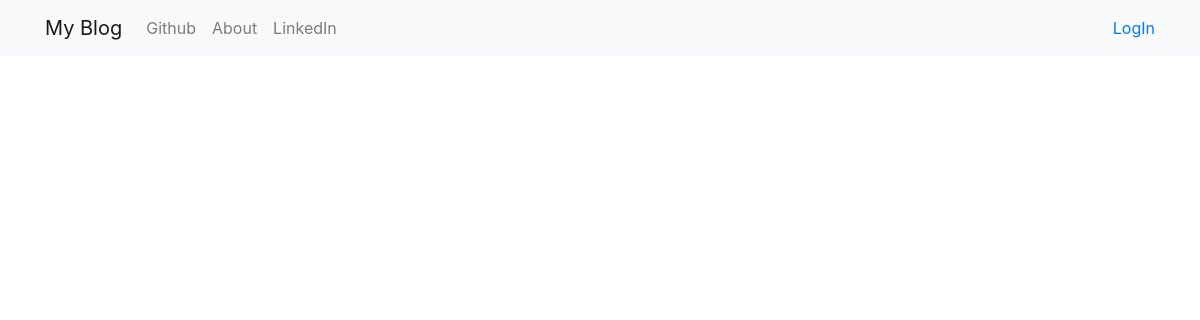
Before: / with the older database file.
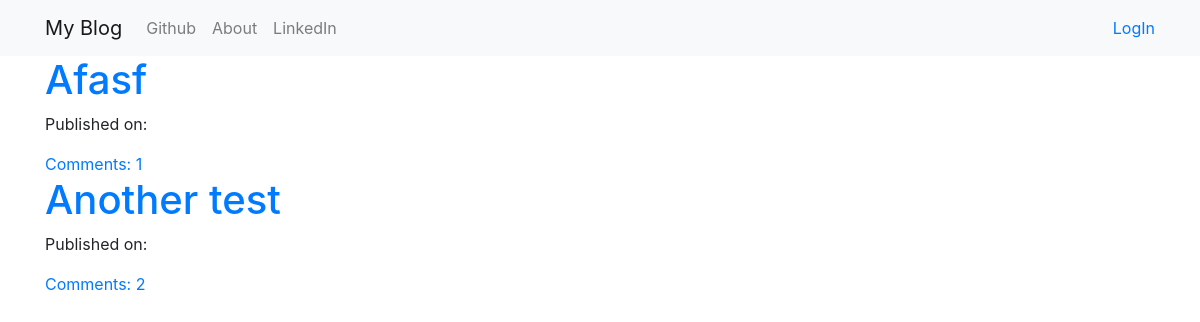
After: the same page with the newer database file.
### blog/models.py (models this page shows, shortened)
class Post(models.Model):
    author = models.ForeignKey('auth.User',on_delete=models.CASCADE,)
    title = models.CharField(max_length=200)
    text = models.TextField()
    created_date = models.DateTimeField(default=timezone.now)
    published_date = models.DateTimeField(blank=True, null=True)
    def approve_comments(self):
        return self.comments.filter(approved_comment=True)

### blog/views.py (the view)
# urls.py: path('',views.PostListView.as_view(),name='post_list'),
class PostListView(ListView):
    model = Post
    def get_queryset(self):
        return Post.objects.filter(published_date__lte=timezone.now()).order_by('-published_date')

### blog/templates/blog/post_list.html
{% extends "blog/base.html" %}
{% block content %}
<div class="centerstage">
    {% for post in post_list %}
        <div class="post">
            <h1><a href="{% url 'post_detail' pk=post.pk %}">{{post.title}}</a></h1>
            <div class="date">
                <p>Published on: {{post.published|date:"d-m-Y"}}</p>
            </div>
            <a href="{% url 'post_detail' pk=post.pk %}">Comments: {{post.approve_comments.count}}</a>
        </div>
    {% endfor %}
</div>
{% endblock %}

Changed rows visible on the page:
added Post: title "Afasf", approve_comments.count "1"
added Post: title "Another test", approve_comments.count "2"
